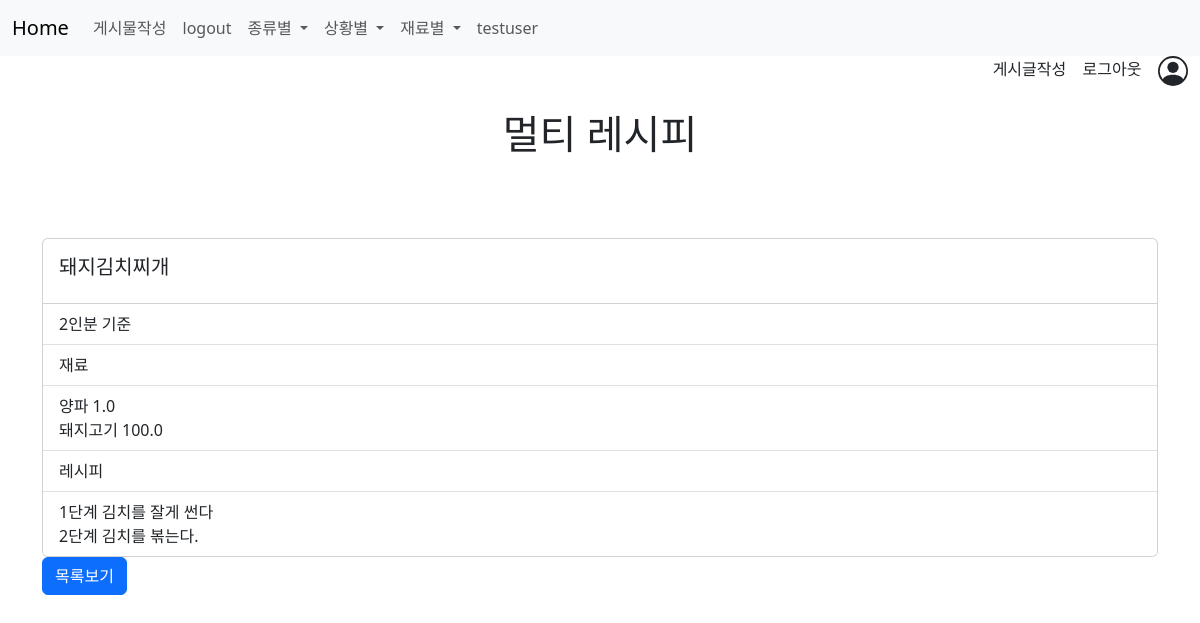
The app's page /posts/detail/2/ (signed in) with its own data.
### accounts/models.py (models this page shows)
class User(AbstractUser):
    pass

### posts/models.py (models this page shows, shortened)
class Post(models.Model):
    title = models.CharField(max_length=50)
    serving = models.IntegerField()
    created_at = models.DateTimeField(auto_now_add=True)
    updated_at = models.DateTimeField(auto_now=True)
    CATE_CHOICES1 = (('한식', '한식'), ('양식', '양식'), ('일식', '일식'), ('기타', '기타'))
    cate1 = models.CharField(
        max_length=10,
        choices = CATE_CHOICES1,
        default='한식',
    )
    CATE_CHOICES2 = (('모임용', '모임용'), ('원팬/스피디', '원팬/스피디'), ('술안주', '술안주'), ('일상', '일상'), ('다이어트', '다이어트'), ('디저트', '디저트'))
    cate2 = models.CharField(
        max_length=10,
        choices = CATE_CHOICES2,
        default='모임용',
    )
    CATE_CHOICES3 = (('소고기' ,'소고기'),('돼지고기' ,'돼지고기'),('닭고기' ,'닭고기'),('육류' ,'육류'),('채소' ,'채소'),('생선' ,'생선'),('해물' ,'해물'),('쌀' ,'쌀'),('밀가루' ,'밀가루'),('면' ,'면'),('콩/견과류' ,'콩/견과류'),('달걀/유제품' ,'달걀/유제품'),('가공식품류' ,'가공식품류'),('기타' ,'기타'))
    cate3 = models.CharField(
        max_length=10,
        choices = CATE_CHOICES3,
        default='기타',
    )
    user = models.ForeignKey(settings.AUTH_USER_MODEL, on_delete=models.CASCADE)

class RecipeIngred(models.Model):
    post = models.ForeignKey(Post, on_delete=models.CASCADE)
    ingred = models.ForeignKey(Ingred, on_delete=models.CASCADE)
    amount = models.CharField(max_length=50)

class Ingred(models.Model):
    ingred_name = models.TextField()
    def __str__(self):
        return self.ingred_name

class RecipeDetail(models.Model):
    post = models.ForeignKey(Post, on_delete=models.CASCADE)
    step = models.IntegerField()
    contents = models.TextField()

### posts/views.py (the view)
# urls.py: path('detail/<int:post_id>/', views.post_detail, name='post_detail'),
def post_detail(request, post_id):
    post = Post.objects.get(pk=post_id)
    ingreds = RecipeIngred.objects.filter(post_id = post_id)
    recipes = RecipeDetail.objects.filter(post_id = post_id)
    context = {
        'post': post,
        'ingreds': ingreds,
        'recipes': recipes
    }
    return render(request, 'post_detail.html', context)

### posts/templates/post_detail.html
{% extends "base.html" %}
{% block body %}
<div class="row mt-5">
    <div class="col-12">
        <div class="card" style="width: 100%;">
            <div class="card-body">
                <h5 class="card-title">{{post.title}}</h5>
            </div>
            <ul class="list-group list-group-flush">
                <li class="list-group-item">{{post.serving}}인분 기준</li>
                <li class="list-group-item">재료</li>
                <li class="list-group-item">
                {% for ingred in ingreds %}
                    {{ingred.ingred}} {{ingred.amount}} <br>
                {% endfor %}
                </li>
                <li class="list-group-item">레시피</li>
                <li class="list-group-item">
                {% for recipe in recipes %}
                    {{recipe.step}}단계 {{recipe.contents}} <br>
                {% endfor %}
                </li>
            </ul>
        </div>
    </div>
</div>
<div class="row">
    <div class="col-12">
        <a href="/posts/" class="btn btn-primary">목록보기</a>
    </div>
</div>
{% endblock %}

### templates/_nav.html (shortened to what this page needs)
<nav class="navbar navbar-expand-lg bg-body-tertiary">
  <div class="container-fluid">
    <a class="navbar-brand" href="{% url 'posts:index' %}">Home</a>
    <div class="collapse navbar-collapse" id="navbarNavAltMarkup">
      <div class="navbar-nav">
        {% if user.is_authenticated %}
            <a class="nav-link" href="{% url 'posts:create' %}">게시물작성</a>
            <a class="nav-link" href="{% url 'accounts:logout' %}">logout</a>
          <li class="nav-item dropdown">
            <a class="nav-link dropdown-toggle" href="#" role="button" data-bs-toggle="dropdown" aria-expanded="false">
              종류별
            </a>
          </li>
          <li class="nav-item dropdown">
            <a class="nav-link dropdown-toggle" href="#" role="button" data-bs-toggle="dropdown" aria-expanded="false">
              상황별
            </a>
          </li>
          <li class="nav-item dropdown">
            <a class="nav-link dropdown-toggle" href="#" role="button" data-bs-toggle="dropdown" aria-expanded="false">
              재료별
            </a>
          </li>
          <a class="nav-link" href="{% url 'accounts:mypage' %}">{{user}}</a>
        {% else %}
        <a class="nav-link" href="{% url 'accounts:signup' %}">Signup</a>
        <a class="nav-link" href="{% url 'accounts:login' %}">login</a>
        {% endif %}
      </div>
    </div>
  </div>
</nav>

### records on screen
User: username "testuser"
Post: title "돼지김치찌개", serving "2"
RecipeIngred: ingred "양파", amount "1.0"
RecipeIngred: ingred "돼지고기", amount "100.0"
RecipeDetail: step "1", contents "김치를 잘게 썬다"
RecipeDetail: step "2", contents "김치를 볶는다."
